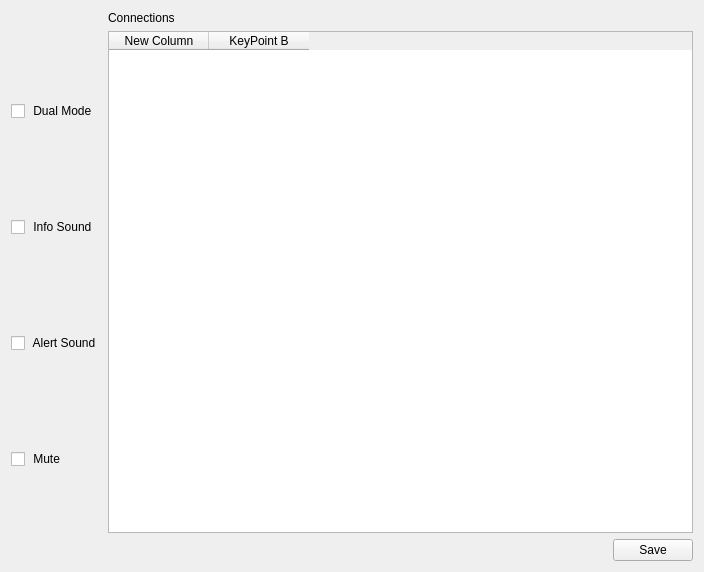
<?xml version="1.0" encoding="UTF-8"?>
<ui version="4.0">
 <class>UserClientConfigWidget</class>
 <widget class="QWidget" name="UserClientConfigWidget">
  <property name="geometry">
   <rect>
    <x>0</x>
    <y>0</y>
    <width>704</width>
    <height>572</height>
   </rect>
  </property>
  <property name="windowTitle">
   <string>Form</string>
  </property>
  <layout class="QGridLayout" name="gridLayout">
   <item row="0" column="1">
    <layout class="QHBoxLayout" name="horizontalLayout_2">
     <item>
      <layout class="QVBoxLayout" name="verticalLayout_2">
       <item>
        <widget class="QLabel" name="label">
         <property name="text">
          <string>Connections </string>
         </property>
        </widget>
       </item>
       <item>
        <widget class="QTableWidget" name="connectionsTable">
         <column>
          <property name="text">
           <string>New Column</string>
          </property>
         </column>
         <column>
          <property name="text">
           <string>KeyPoint B</string>
          </property>
         </column>
        </widget>
       </item>
       <item>
        <layout class="QHBoxLayout" name="horizontalLayout_3">
         <item>
          <spacer name="horizontalSpacer_2">
           <property name="orientation">
            <enum>Qt::Orientation::Horizontal</enum>
           </property>
           <property name="sizeHint" stdset="0">
            <size>
             <width>40</width>
             <height>20</height>
            </size>
           </property>
          </spacer>
         </item>
         <item>
          <widget class="QPushButton" name="saveButton">
           <property name="text">
            <string>Save</string>
           </property>
          </widget>
         </item>
        </layout>
       </item>
      </layout>
     </item>
    </layout>
   </item>
   <item row="0" column="0">
    <layout class="QHBoxLayout" name="horizontalLayout">
     <item>
      <layout class="QVBoxLayout" name="verticalLayout">
       <item>
        <widget class="QCheckBox" name="dualModeCheck">
         <property name="text">
          <string> Dual Mode</string>
         </property>
        </widget>
       </item>
       <item>
        <widget class="QCheckBox" name="infoSoundCheck">
         <property name="text">
          <string> Info Sound</string>
         </property>
        </widget>
       </item>
       <item>
        <widget class="QCheckBox" name="alertSoundCheck">
         <property name="text">
          <string> Alert Sound</string>
         </property>
        </widget>
       </item>
       <item>
        <widget class="QCheckBox" name="muteCheck">
         <property name="text">
          <string> Mute</string>
         </property>
        </widget>
       </item>
      </layout>
     </item>
    </layout>
   </item>
  </layout>
 </widget>
 <resources/>
 <connections/>
</ui>
